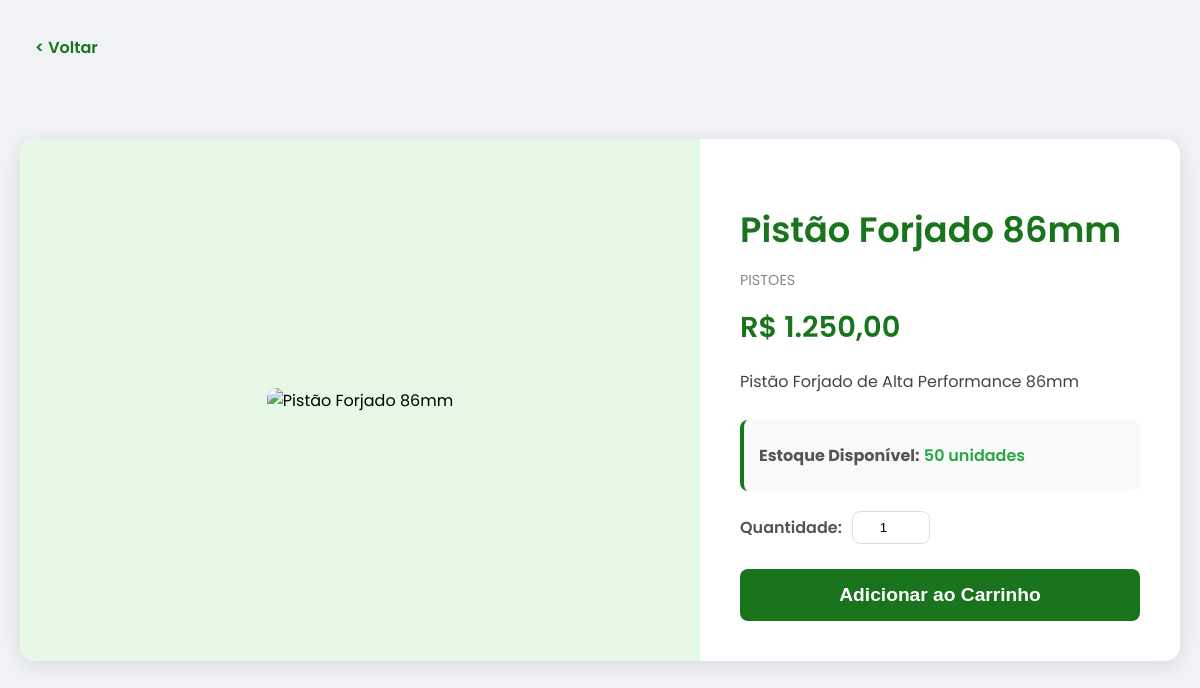
Page /produto.php?id=1 on the committed database.
### tables this page shows
CREATE TABLE IF NOT EXISTS produtos(
id_produto INT PRIMARY KEY AUTO_INCREMENT,
cod_produto VARCHAR(10),
nome_produto VARCHAR(150),
descricao_produto VARCHAR(255),
preco DECIMAL(10,2),
qtd_estoque INT,
categoria ENUM(
    'pistoes',
    'bielas',
    'virabrequins',
    'comando_valvulas',
    'tuchos_balancins',
    'juntas_motor',
    'kit_stroker',
    'kit_turbo',
    'turbina',
    'supercharger',
    'intercooler',
    'wastegate',
    'blowoff_valve',
    'tubulacoes_turbo',
    'filtro_ar_esportivo',
    'kit_admissao_direta',
    'corpo_borboleta',
    'coletor_admissao',
    'bomba_combustivel',
    'bico_injetor',
    'regulador_pressao_combustivel',
    'fuel_rail',
    'coletor_escape',
    'downpipe',
    'midpipe',
    'catback',
    'valvula_escapamento',
    'silencioso_esportivo',
    'ecu_programavel',
    'reprogramacao_ecu',
    'piggyback',
    'boost_controller',
    'sensores',
    'wideband',
    'data_logger',
    'embreagem_esportiva',
    'volante_motor_aliviado',
    'short_shifter',
    'diferencial_lsd',
    'kit_cambio',
    'coilover',
    'kit_suspensao_ar',
    'molas_esportivas',
    'barra_estabilizadora',
    'camber_kit',
    'bracos_regulaveis',
    'buchas_poliuretano',
    'kit_big_brake',
    'disco_freio',
    'pastilha_esportiva',
    'mangueira_malha_aco',
    'fluido_freio',
    'radiador',
    'ventoinha',
    'mangueira_silicone',
    'termostato_esportivo',
    'radiador_oleo',
    'reservatorio_expansao',
    'aerofolio',
    'splitter_dianteiro',
    'difusor_traseiro',
    'saias_laterais',
    'capo_fibra',
    'grade_frontal',
    'scoop_capo',
    'roda_esportiva',
    'roda_beadlock',
    'pneu_semi_slick',
    'pneu_slick',
    'espacador_roda',
    'porca_esportiva',
    'farol_led',
    'lanterna_traseira',
    'drl',
    'barra_led',
    'kit_xenon',
    'banco_concha',
    'volante_esportivo',
    'pedaleira',
    'tapete_personalizado',
    'manopla_cambio',
    'painel_digital',
    'manometro',
    'santo_antonio',
    'cinto_4pontos',
    'extintor_incendio',
    'chave_geral',
    'torquimetro',
    'scanner_obd2',
    'ferramenta_montagem',
    'medidor_compressao',
    'kit_stage1',
    'kit_stage2',
    'kit_stage3',
    'kit_swap_motor',
    'kit_track_day',
    'kit_drift',
    'wrap_automotivo',
    'pelicula',
    'adesivos',
    'placa_expositora',
    'capa_automotiva'
  ) NOT NULL,
  CREATED_AT TIMESTAMP DEFAULT CURRENT_TIMESTAMP
);

### produto.php (the view, shortened to what this page needs)
<?php
require_once 'connection.php';
$produto_id = intval($_GET['id']);
$produto = null;
try {
    $sql = "SELECT * FROM produtos WHERE id_produto = ?";
    $stmt = $conn->prepare($sql);
    $stmt->bind_param("i", $produto_id);
    $stmt->execute();
    $result = $stmt->get_result();
    if ($result->num_rows > 0) {
        $produto = $result->fetch_assoc();
    } else {
        $erro = "Produto não encontrado.";
    }
} catch (Exception $e) {
    $erro = $e->getMessage();
    error_log("Erro em produto.php: " . $erro);
} finally {
    if (isset($conn)) {
        $conn->close();
    }
}
?>
<!DOCTYPE html>
<html lang="pt-br">
<head>
    <link rel="stylesheet" href="comprar.css">
</head>
<body>
    <a href="index.php" class="back-btn">
        &lt; Voltar
    </a>
    <div class="product-container">
        <div class="product-image-section">
            <img src="https://i.imgur.com/vHqQ9zG.png" alt="<?php echo htmlspecialchars($produto['nome_produto']); ?>" class="product-image">
        </div>
        <div class="product-details-section">
            <div class="details-content">
                <h1 class="product-title"><?php echo htmlspecialchars($produto['nome_produto']); ?></h1>
                <p class="product-category"><?php echo ucfirst(str_replace('_', ' ', $produto['categoria'])); ?></p>
                <div class="product-price">
                    <span class="current-price">R$ <?php echo number_format($produto['preco'], 2, ',', '.'); ?></span>
                </div>
                <p class="product-description">
                    <?php echo htmlspecialchars($produto['descricao_produto']); ?>
                </p>
                <div class="product-info">
                    <p><strong>Estoque Disponível:</strong>
                        <?php if ($produto['qtd_estoque'] > 0): ?>
                            <span class="stock-available"><?php echo $produto['qtd_estoque']; ?> unidades</span>
                        <?php else: ?>
                            <span class="stock-unavailable">Fora de estoque</span>
                        <?php endif; ?>
                    </p>
                </div>
                <?php if ($produto['qtd_estoque'] > 0): ?>
                    <div class="quantity-selector">
                        <label for="quantity">Quantidade:</label>
                        <input type="number" id="quantity" name="quantity" value="1" min="1" max="<?php echo $produto['qtd_estoque']; ?>">
                    </div>
                    <button type="button" class="add-to-cart-btn" onclick="adicionarAoCarrinho(<?php echo $produto['id_produto']; ?>)">Adicionar ao Carrinho</button>
                <?php else: ?>
                    <button type="button" class="add-to-cart-btn disabled" disabled>Produto Indisponível</button>
                <?php endif; ?>
            </div>
        </div>
    </div>
</body>
</html>

### comprar.css (style rules this page uses)
body { font-family: 'Poppins', sans-serif; background-color: #f0f2f5; display: flex; justify-content: center; align-items: center; height: 100vh; margin: 0; padding: 20px; box-sizing: border-box; }
.back-btn { position: absolute; top: 25px; left: 25px; font-size: 1rem; color: #1a731d; text-decoration: none; font-weight: 600; padding: 10px; transition: color 0.3s ease; }
.product-container { display: flex; max-width: 1200px; background-color: #fff; border-radius: 15px; box-shadow: 0 4px 20px rgba(0, 0, 0, 0.1); overflow: hidden; width: 100%; }
.product-image-section { flex: 1.5; display: flex; justify-content: center; align-items: center; padding: 40px; background-color: #e6f9e6; }
.product-image { max-width: 100%; height: auto; border-radius: 10px; }
.product-details-section { flex: 1; display: flex; flex-direction: column; justify-content: center; padding: 40px; }
.product-title { color: #1a731d; font-size: 2.2rem; font-weight: 600; margin-bottom: 10px; }
.product-category { color: #888; font-size: 0.9rem; text-transform: uppercase; margin-bottom: 15px; }
.product-price { display: flex; align-items: baseline; margin-bottom: 20px; }
.current-price { font-size: 1.8rem; font-weight: 600; color: #1a731d; margin-right: 10px; }
.product-description { color: #444; line-height: 1.6; margin-bottom: 25px; }
.quantity-selector { display: flex; align-items: center; margin-bottom: 25px; }
.quantity-selector label { margin-right: 10px; color: #555; font-weight: 600; }
.quantity-selector input { width: 60px; padding: 8px; border: 1px solid #ddd; border-radius: 8px; text-align: center; }
.add-to-cart-btn { width: 100%; padding: 15px; background-color: #1a731d; color: #fff; border: none; border-radius: 8px; font-size: 1.2rem; font-weight: 600; cursor: pointer; transition: background-color 0.3s ease; }
.product-info { margin: 20px 0; padding: 15px; background-color: #f8f9fa; border-radius: 8px; border-left: 4px solid #1a731d; }
.product-info p { margin: 8px 0; color: #555; }
.stock-available { color: #28a745; font-weight: 600; }

### rows in the picture
produtos: nome_produto "Pistão Forjado 86mm", categoria "PISTOES", preco "1.250,00", descricao_produto "Pistão Forjado de Alta Performance 86mm", qtd_estoque "50"
